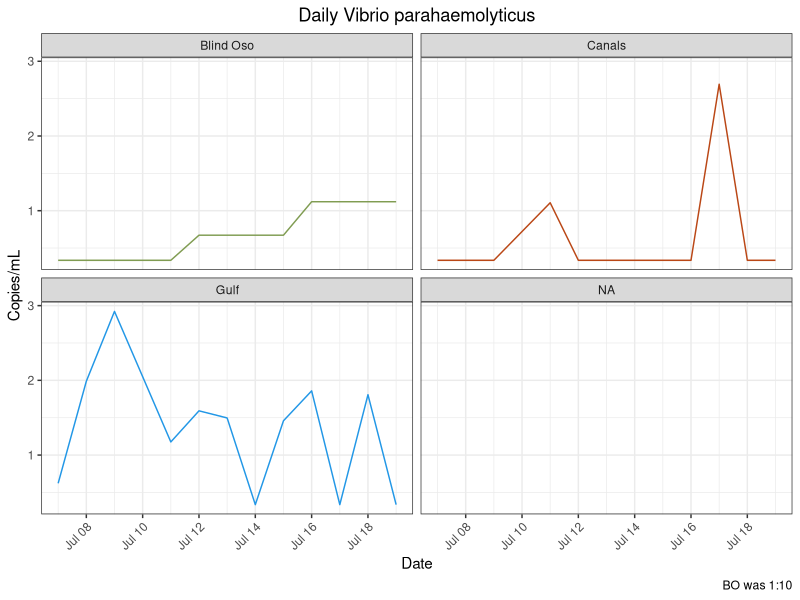
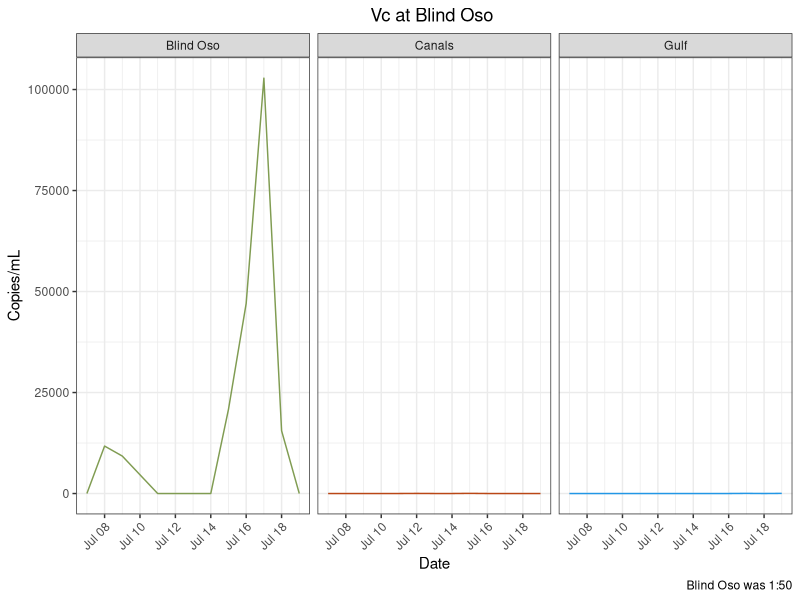
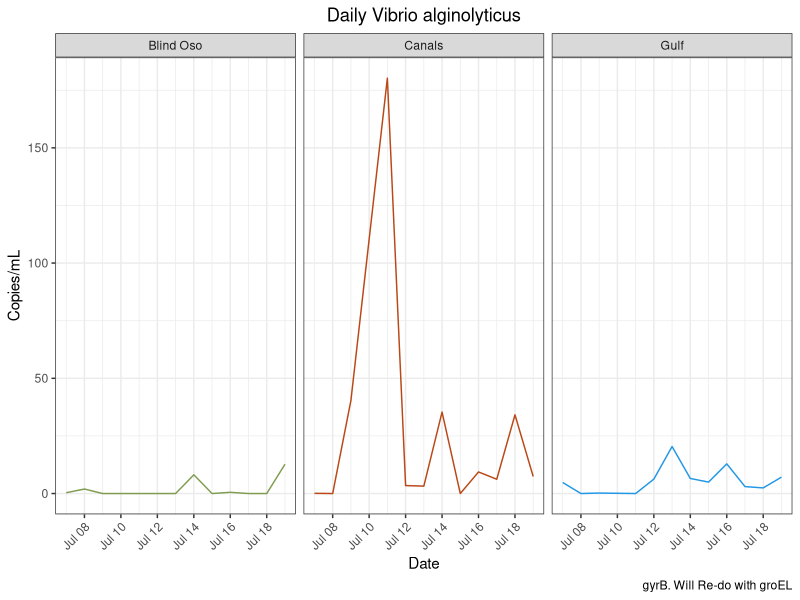
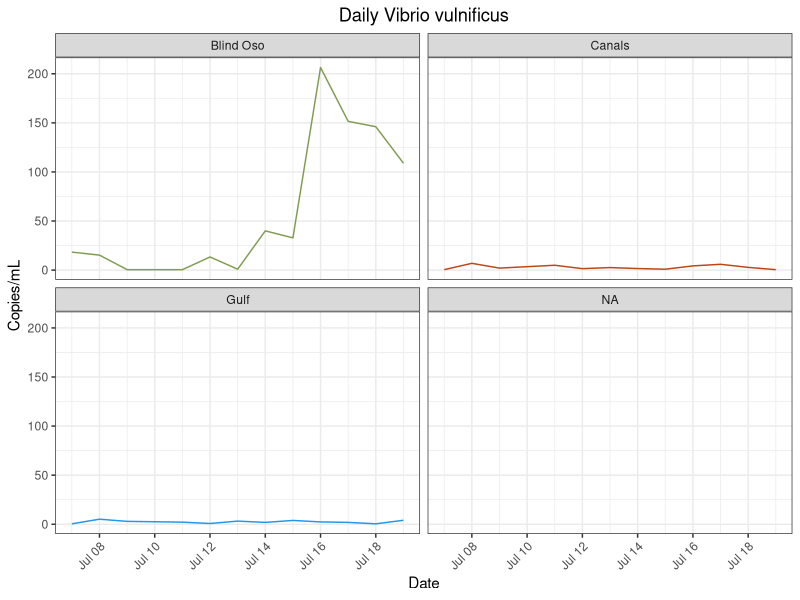
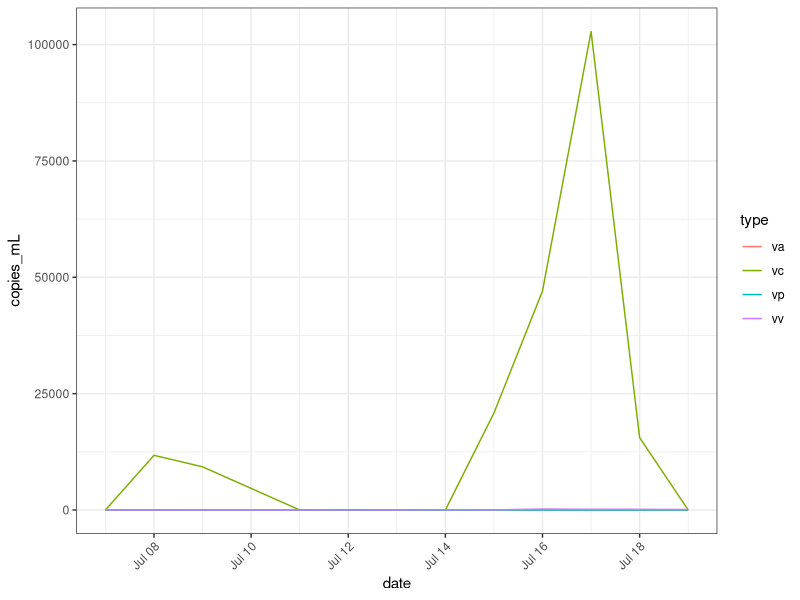
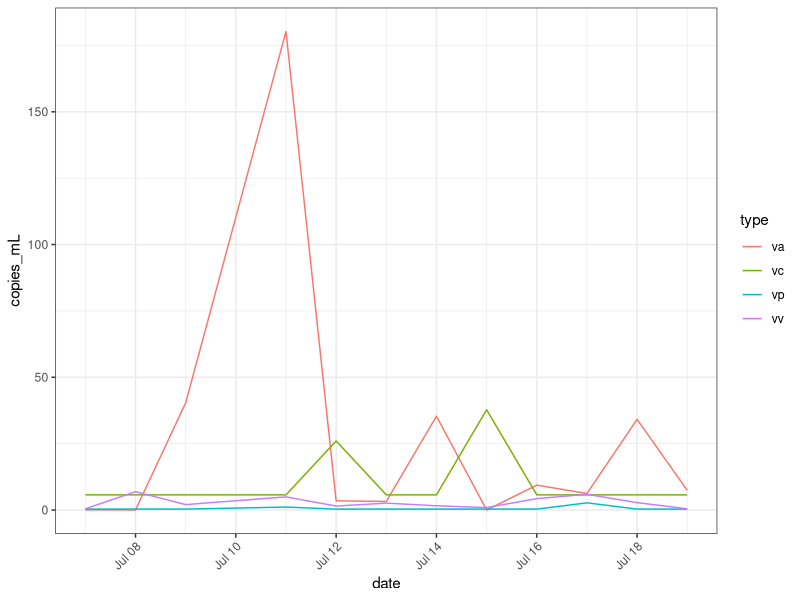
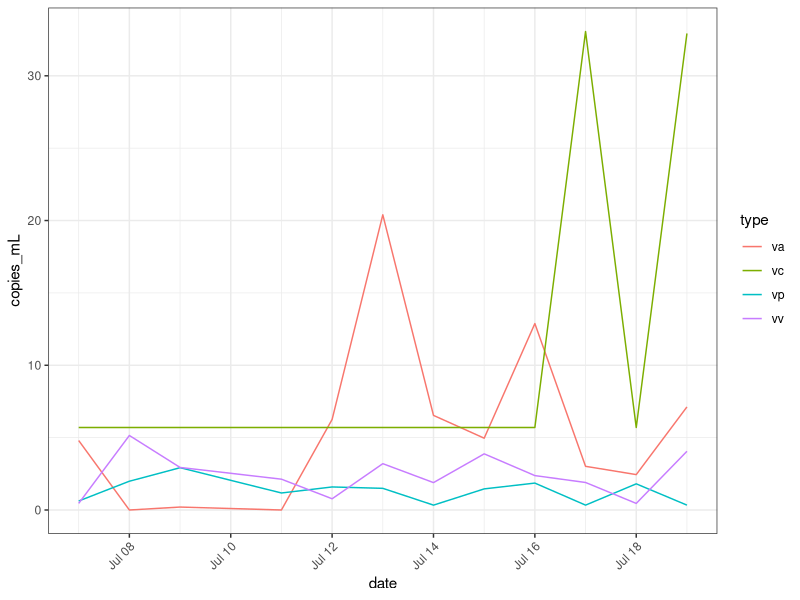
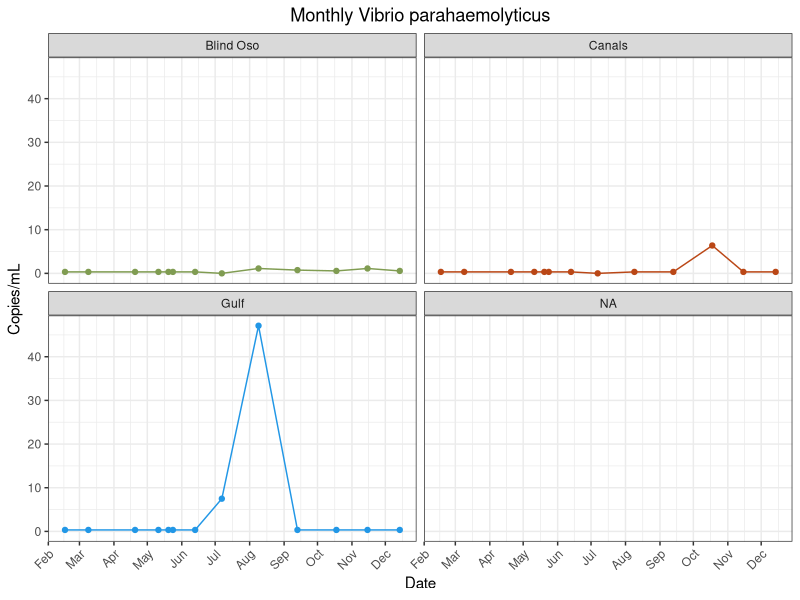

Write the R code that produced these figures, in order.
## ---- chunk 1
library(here)
library(tidyverse)
library(lubridate)
library(ggpubr) #Stacking Plots
## ---- chunk 2
vp<- read_csv(here("data", "processed_data","vp_clean_copies.csv"))
vp_m<- read_csv(here("data", "processed_data","vp_mon_clean_copies.csv")) 

vv<- read_csv(here("data", "processed_data","vv_clean_copies_redo.csv")) #Trial two is best. Other trials exist too. 
vv_m<- read_csv(here("data", "processed_data","vv_clean_copies_mon.csv"))

vc<- read_csv(here("data", "processed_data", "vc_clean_copies_daily.csv")) #Daily
vc_m<- read_csv(here("data", "processed_data", "vc_clean_copies_mon.csv"))#Monthly
vc_bo<- read_csv(here("data", "processed_data","vc_clean_copies_dail_1_50.csv")) #Ran 1:50. with 5 reps (run with 2 reps + run with 3 reps)
vc_bo_50<- read_csv(here("data", "processed_data","vc_clean_copies_daily_1_50_2reps.csv"))#Just reps 4 and 5 to compare. This looks fine, but I removed the code so as to clean up this script.

va<- read_csv(here("data", "processed_data", "va_clean_copies_daily.csv"))
va_m<-  read_csv(here("data", "processed_data", "va_clean_copies_monthly.csv"))
## ---- chunk 3
vv<- vv %>%
  mutate(site = recode(site, "BO" = "Blind Oso")) %>%
  mutate(site = recode(site, "C2" = "Canals")) %>%
  mutate(site = recode(site, "RD" = "Gulf"))

vp<- vp %>%
  mutate(site = recode(site, "BO" = "Blind Oso")) %>%
  mutate(site = recode(site, "C2" = "Canals")) %>%
  mutate(site = recode(site, "RD" = "Gulf"))

vc<- vc %>%
  mutate(site = recode(site, "BO" = "Blind Oso")) %>%
  mutate(site = recode(site, "C2" = "Canals")) %>%
  mutate(site = recode(site, "RD" = "Gulf"))
vc_bo<- vc_bo %>%
  mutate(site = recode(site, "BO" = "Blind Oso")) %>%
  mutate(site = recode(site, "C2" = "Canals")) %>%
  mutate(site = recode(site, "RD" = "Gulf"))
vc_bo_50<- vc_bo_50 %>%
  mutate(site = recode(site, "BO" = "Blind Oso")) %>%
  mutate(site = recode(site, "C2" = "Canals")) %>%
  mutate(site = recode(site, "RD" = "Gulf"))

va<- va %>%
  mutate(site = recode(site, "BO" = "Blind Oso")) %>%
  mutate(site = recode(site, "C2" = "Canals")) %>%
  mutate(site = recode(site, "RD" = "Gulf"))
## ---- chunk 4
vc<- 
  vc %>%
  filter(!site %in% "Blind Oso")  #Gets rid of old BO 
  
vc_d<- rbind(vc, vc_bo) #Adds new BO to C2 and RD
## ---- chunk 5
#Vp Mon
vp_m<- vp_m %>%
  select(!...1) 
jul_bo = data.frame(date = as.Date("2022-07-07"), copies_mL=0, site = "BO")
jul_c2 = data.frame(date = as.Date("2022-07-07"), copies_mL=0, site = "C2")
jul_rd = data.frame(date = as.Date("2022-07-07"), copies_mL=7.49310194, site = "RD")
vp_m = rbind(jul_bo, jul_c2, jul_rd, vp_m) %>%
  mutate(site = recode(site, "BO" = "Blind Oso")) %>%
  mutate(site = recode(site, "C2" = "Canals")) %>%
  mutate(site = recode(site, "RD" = "Gulf"))
                     

#Vv Mon
vv_m<- vv_m %>%
  select(!...1) 
jul_bo = data.frame(date = as.Date("2022-07-07"), copies_mL=0, site = "BO")
jul_c2 = data.frame(date = as.Date("2022-07-07"), copies_mL=0, site = "C2")
jul_rd = data.frame(date = as.Date("2022-07-07"), copies_mL=7.49310194, site = "RD")
vv_m = rbind(jul_bo, jul_c2, jul_rd, vv_m)%>%
  mutate(site = recode(site, "BO" = "Blind Oso")) %>%
  mutate(site = recode(site, "C2" = "Canals")) %>%
  mutate(site = recode(site, "RD" = "Gulf"))

vc_m<- vc_m %>%
  select(!...1) 
  jul_bo = data.frame(date = as.Date("2022-07-07"), copies_mL=263.208407, site = "BO")
  jul_c2 = data.frame(date = as.Date("2022-07-07"), copies_mL=0, site = "C2")
  jul_rd = data.frame(date = as.Date("2022-07-07"), copies_mL=0, site = "RD")
  vc_m = rbind(jul_bo, jul_c2, jul_rd, vc_m)%>%
    mutate(site = recode(site, "BO" = "Blind Oso")) %>%
    mutate(site = recode(site, "C2" = "Canals")) %>%
    mutate(site = recode(site, "RD" = "Gulf"))
  
 va_m<- va_m %>%
  select(!...1) 
  jul_bo = data.frame(date = as.Date("2022-07-07"), copies_mL=0, site = "BO")
  jul_c2 = data.frame(date = as.Date("2022-07-07"), copies_mL=5.494766, site = "C2")
  jul_rd = data.frame(date = as.Date("2022-07-07"), copies_mL=0, site = "RD")
  va_m = rbind(jul_bo, jul_c2, jul_rd, va_m)%>%
    mutate(site = recode(site, "BO" = "Blind Oso")) %>%
    mutate(site = recode(site, "C2" = "Canals")) %>%
    mutate(site = recode(site, "RD" = "Gulf")) 
## ---- chunk 6
#png(file = here("results", "plots", "species_specific", "vp_daily.png"))
 vp %>%
  ggplot() + geom_line(
    aes(x = date,
        y = copies_mL,
        color = site))+ 
  facet_wrap(~site)  +
  labs(x = "Date",
       y = "Copies/mL",
       title = "Daily Vibrio parahaemolyticus",
       caption = "BO was 1:10")+
  theme_bw()+
  theme(
    plot.title = element_text(hjust = 0.5),
    axis.text.x = element_text(hjust = 1, angle = 45),
    legend.position = "none")+
  scale_color_manual(values = c("Blind Oso" = "#809C52",
                                "Canals" = "#ba4716",
                                "Gulf" = "4c848c"))
# dev.off()

## ---- chunk 7
png(file = here("results", "plots", "species_specific", "vv_daily.png"))

vv %>%
  #filter(!site %in% "Blind Oso") %>%
  ggplot() + geom_line(
    aes(x = date,
        y = copies_mL,
        color = site))+ 
  facet_wrap(~site)  +
  labs(x = "Date",
       y = "Copies/mL",
       title = "Daily Vibrio vulnificus")+
  theme_bw()+
  theme(
    plot.title = element_text(hjust = 0.5),
    axis.text.x = element_text(hjust = 1, angle = 45),
    legend.position = "none")+ 
  scale_color_manual(values = c("Blind Oso" = "#809C52",
                                "Canals" = "#ba4716",
                                "Gulf" = "4c848c"))
dev.off()

## ---- chunk 8
vc_d %>%
#filter(!site %in% "Blind Oso") %>%
  ggplot() + geom_line(
    aes(x = date,
        y = copies_mL,
        color = site))+ 
  facet_wrap(~site)  +
  labs(x = "Date",
       y = "Copies/mL",
       title = "Vc at Blind Oso ",
       caption = "Blind Oso was 1:50")+
  theme_bw()+
  theme(
    plot.title = element_text(hjust = 0.5),
    axis.text.x = element_text(hjust = 1, angle = 45),
    legend.position = "none")+ 
  scale_color_manual(values = c("Blind Oso" = "#809C52", #5 replicates
                                "Canals" = "#ba4716",#3
                                "Gulf" = "4c848c"))#3
## ---- chunk 9
#png(file = here("results", "plots", "species_specific", "va_daily.png"))

va %>%
 #filter(!site %in% "Blind Oso") %>%
  ggplot() + geom_line(
    aes(x = date,
        y = copies_mL,
        color = site))+ 
  facet_wrap(~site)  +
  labs(x = "Date",
       y = "Copies/mL",
       title = "Daily Vibrio alginolyticus",
       caption = "gyrB. Will Re-do with groEL")+
  theme_bw()+
  theme(
    plot.title = element_text(hjust = 0.5),
    axis.text.x = element_text(hjust = 1, angle = 45),
    legend.position = "none")+ 
  scale_color_manual(values = c("Blind Oso" = "#809C52",
                                "Canals" = "#ba4716",
                                "Gulf" = "4c848c"))
#dev.off()

## ---- chunk 10
#Make new columns with species 
type = "vc"
vc1<- cbind(vc_d, type)

type = "vv"
vv1<- cbind(vv, type)

type = "vp"
vp1<- cbind(vp, type)

type = "va"
va1<- cbind(va,type)

#Combine datasets
master<- rbind(vc1,vp1,vv1, va1)
# Save this
saveRDS(master, file = here("data", "processed_data","species_copies.rds"))
## ---- chunk 11
png(file = here("results", "plots", "species_specific", "bo_daily.png"))

 master %>%
  filter(site %in% "Blind Oso")%>%
  ggplot() + geom_line(
    aes(
      x = date,
      y = copies_mL,
      color = type))+ 
  theme_bw()+
  theme(
    axis.text.x = element_text(hjust = 1, angle = 45))

dev.off()

## ---- chunk 12
png(file = here("results", "plots", "species_specific", "c2_daily.png"))

master %>%
  filter(site %in% "Canals")%>%
  ggplot() + geom_line(
    aes(
      x = date,
      y = copies_mL,
      color = type))+ 
  theme_bw()+
  theme(
    axis.text.x = element_text(hjust = 1, angle = 45))

dev.off()

## ---- chunk 13
png(file = here("results", "plots", "species_specific", "rd_daily.png"))

master %>%
  filter(site %in% "Gulf")%>%
  ggplot() + geom_line(
    aes(
      x = date,
      y = copies_mL,
      color = type))+ 
  theme_bw()+
  theme(
    axis.text.x = element_text(hjust = 1, angle = 45))

dev.off()

## ---- chunk 14
png(file = here("results", "plots", "species_specific", "vp_mon.png"))

vp_m %>%
ggplot() + geom_line(
    aes(x = date,
        y = copies_mL,
        color = site))+ 
  geom_point(
     aes(x = date,
        y = copies_mL,
        color = site))+
  facet_wrap(~site)  +
  labs(x = "Date",
       y = "Copies/mL",
       title = "Monthly Vibrio parahaemolyticus")+
  theme_bw()+
  theme(
    plot.title = element_text(hjust = 0.5),
    axis.text.x = element_text(hjust = 1, angle = 45),
    legend.position = "none")+
  scale_color_manual(values = c("Blind Oso" = "#809C52",
                                "Canals" = "#ba4716",
                                "Gulf" = "4c848c"))+
  scale_x_date(date_breaks = "1 month", date_labels = "%b")

dev.off()

## ---- chunk 15
png(file = here("results", "plots", "species_specific", "vv_mon.png"))
 vv_m %>%
  filter(!site %in% c("E3", "NT")) %>%
 ggplot() + geom_line(
    aes(x = date,
        y = copies_mL,
        color = site))+ 
  geom_point(
     aes(x = date,
        y = copies_mL,
        color = site))+
  facet_wrap(~site)  +
  labs(x = "Date",
       y = "Copies/mL",
       title = "Monthly Vibrio vulnificus")+
  theme_bw()+
  theme(
    plot.title = element_text(hjust = 0.5),
    axis.text.x = element_text(hjust = 1, angle = 45),
    legend.position = "none")+
  scale_color_manual(values = c("Blind Oso" = "#809C52",
                                "Canals" = "#ba4716",
                                "Gulf" = "4c848c"))+
  scale_x_date(date_breaks = "1 month", date_labels = "%b")
dev.off()

## ---- chunk 16
png(file = here("results", "plots", "species_specific", "vc_mon.png"))
vc_m %>%
  #filter(!site %in% "Blind Oso") %>%
 ggplot() + geom_line(
    aes(x = date,
        y = copies_mL,
        color = site))+ 
  geom_point(
     aes(x = date,
        y = copies_mL,
        color = site))+
  facet_wrap(~site)  +
  labs(x = "Date",
       y = "Copies/mL",
       title = "Monthly Vibrio cholerae")+
  theme_bw()+
  theme(
    plot.title = element_text(hjust = 0.5),
    axis.text.x = element_text(hjust = 1, angle = 45),
    legend.position = "none")+
  scale_color_manual(values = c("Blind Oso" = "#809C52",
                                "Canals" = "#ba4716",
                                "Gulf" = "4c848c"))+
  scale_x_date(date_breaks = "1 month", date_labels = "%b")
dev.off()

## ---- chunk 17
png(file = here("results", "plots", "species_specific", "va_mon.png"))
va_m %>%
  #filter(!site %in% "Blind Oso") %>%
 ggplot() + geom_line(
    aes(x = date,
        y = copies_mL,
        color = site))+ 
  geom_point(
     aes(x = date,
        y = copies_mL,
        color = site))+
  facet_wrap(~site)  +
  labs(x = "Date",
       y = "Copies/mL",
       title = "Monthly Vibrio alginolyticus")+
  theme_bw()+
  theme(
    plot.title = element_text(hjust = 0.5),
    axis.text.x = element_text(hjust = 1, angle = 45),
    legend.position = "none")+
  scale_color_manual(values = c("Blind Oso" = "#809C52",
                                "Canals" = "#ba4716",
                                "Gulf" = "4c848c"))+
  scale_x_date(date_breaks = "1 month", date_labels = "%b")
dev.off()
